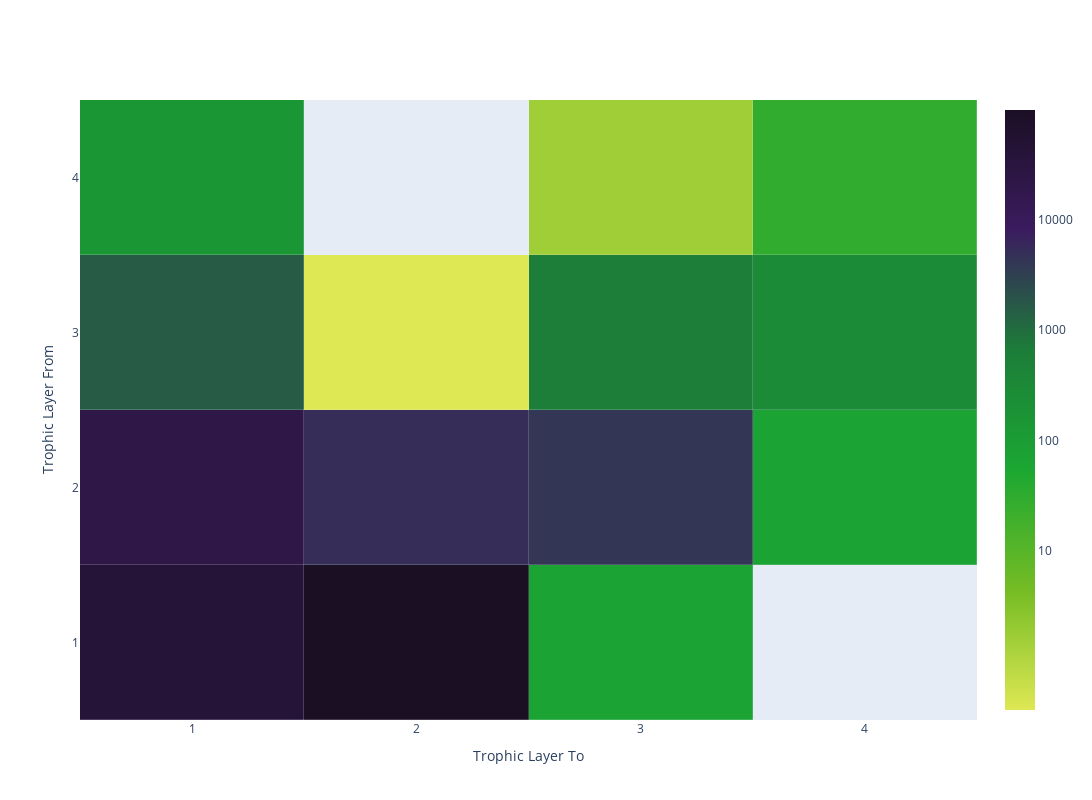

The notebook cell saved with this chart:
### Markdown cell above
Example:

### Code cell
fw.draw_trophic_flows_heatmap(foodweb, log_scale=True)

### Figure 1 — Plotly figure (JSON) as saved in the notebook; plotly's stock layout.template omitted (floating-point values rounded to 4 significant figures)
{"data": [{"colorbar": {"tick0": 0, "tickmode": "array", "ticktext": [10, 100, 1000, 10000], "tickvals": [1, 2, 3, 4]}, "colorscale": [[0, "rgb(222, 232, 84)"], [0.2, "rgb( 117, 188, 36)"], [0.4, "rgb( 27, 167, 50 )"], [0.6, "rgb( 28, 125, 57 )"], [0.8, "rgb(59, 28, 95)"], [1, "rgb(27, 15, 36 )"]], "customdata": [5296.0, 4164.0, 21440.0, 629.7, 0.357, 1611.0, 293.9, 67.71, 29.08, 1.613, 151.4, 99720.0, 70.11, 42200], "hoverongaps": false, "hovertemplate": "%{y} --> %{x}: %{customdata:.3f}<extra></extra>", "type": "heatmap", "x": [2, 3, 1, 3, 2, 1, 4, 4, 4, 3, 1, 2, 3, 1], "xgap": 0.2, "y": [2, 2, 2, 3, 3, 3, 3, 2, 4, 4, 4, 1, 1, 1], "ygap": 0.2, "z": [3.724, 3.62, 4.331, 2.799, -0.4473, 3.207, 2.468, 1.831, 1.464, 0.2076, 2.18, 4.999, 1.846, 4.625]}], "layout": {"autosize": true, "height": 800, "width": 1200, "xaxis": {"autorange": true, "dtick": 1, "range": [0.5, 4.5], "showgrid": false, "title": {"text": "Trophic Layer To"}, "type": "linear"}, "yaxis": {"autorange": true, "dtick": 1, "range": [0.5, 4.5], "showgrid": false, "title": {"text": "Trophic Layer From"}, "type": "linear"}}}
